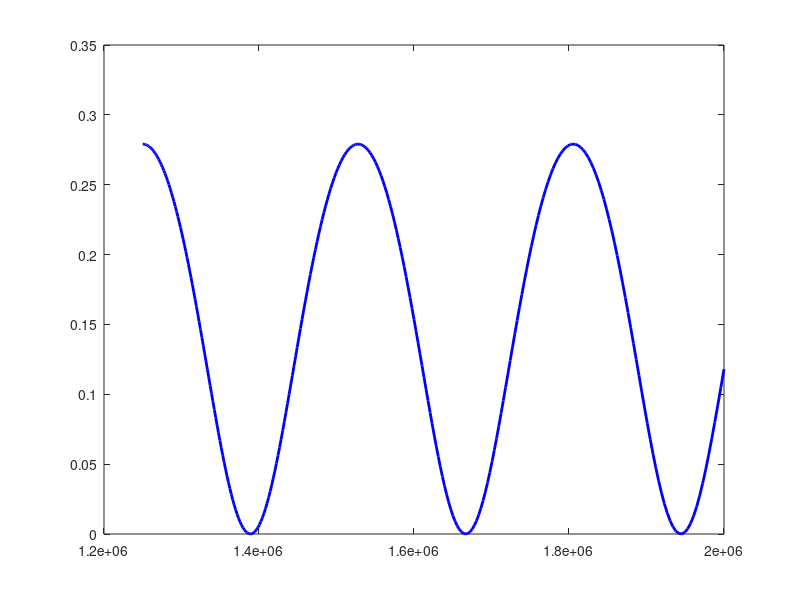

MATLAB code for this plot: (Note: this script raises an error after producing the figure.)
% Transmittance and reflectance for a slab of dielectric as a function of
% wavelength

n_1=1;     %refractive index of medium 1 (air)
n_s=1.8;  %refractive index of medium 2 (dielectric slab)
n_3=1;     %refractive index of medium 3 (air)

lmd0=500e-9;                    %wavelength of light in free space
lmdf=800e-9;
lmd=lmd0;
t=1e-6;                         %thickness of slab              
%k=2*pi/lmd;                    %free space wave constant
%ks=k*n_s;                       %wave constant in dielectric slab
theta_d=0;                     %angle of incidence at the slab in degrees
theta=theta_d*pi/180;           %angle of incidence at the slab in radians
beta=asin(n_1*sin(theta)/n_s);  %angle of refraction for 1/2 interface
gamma=asin(n_s*sin(beta)/n_3);  %angle of refraction for 2/3 interface

%reflection(p1,p2) and transmission(t1,t2) coefficients for interfaces between 1/2 and
%2/3 respectively

p1=(n_1*cos(theta)-n_s*cos(beta))/(n_1*cos(theta)+n_s*cos(beta));
p2=(n_s*cos(beta)-n_3*cos(gamma))/(n_s*cos(beta)+n_3*cos(gamma));
%t1=1+p1;
%t2=p2+1;
t1=2*n_1*cos(theta)/(n_1*cos(theta)+n_s*cos(beta));
t2=2*n_s*cos(beta)/(n_s*cos(beta)+n_3*cos(gamma));

%Transformation matrix
int12=[1, p1; p1, 1]; %E field matrix for interface 1/2
int23=[1, p2; p2, 1]; %E field matrix for interface 2/3

xlabel('Wavelength in meters');
ylabel('Transmittance');
title('Plot of transmittance with wavelength');

lmd=lmd0:1e-9:lmdf;
%lmb=lmd0;
k=2*pi./lmd;
ks=k*n_s*cos(theta);
ph=[exp(1i*ks*t), 0; 0, exp(-1i*ks*t)];
%M = int12*ph*int23.*1/(t1*t2);
%Tpwr=abs(1/M(1,1))^2;
%Rpwr=abs(M(2,1)/M(1,1))^2;

%Overall transmission coefficient
T=t1*t2*exp(-1i*t*ks)./(1+p1*p2*exp(-2*1i*t*ks));
%Overall reflection coefficient
R=(p1+p2*exp(-2*1i*t*ks))./(1+p1*p2*exp(-2*1i*t*ks));
%Overall transmittance (Power transmitted / Power incident)
Tpwr=(abs(T)).^2;
Rpwr=(abs(R)).^2;
f = 1./lmd;
%plot(lmd,Rpwr,'r+--','LineWidth',2);
plot(f,Rpwr,'-b','linewidth',2);
hold on;
%end
n=[n_1,n_s,n_3];
l=[n_s*t];
lmda = linspace(lmd0,lmdf,301)/800e-9;
[g,z]=multidiel(n,l,lmd,theta_d,'te');
plot(f,abs(g).^2,'r','linewidth',2);


